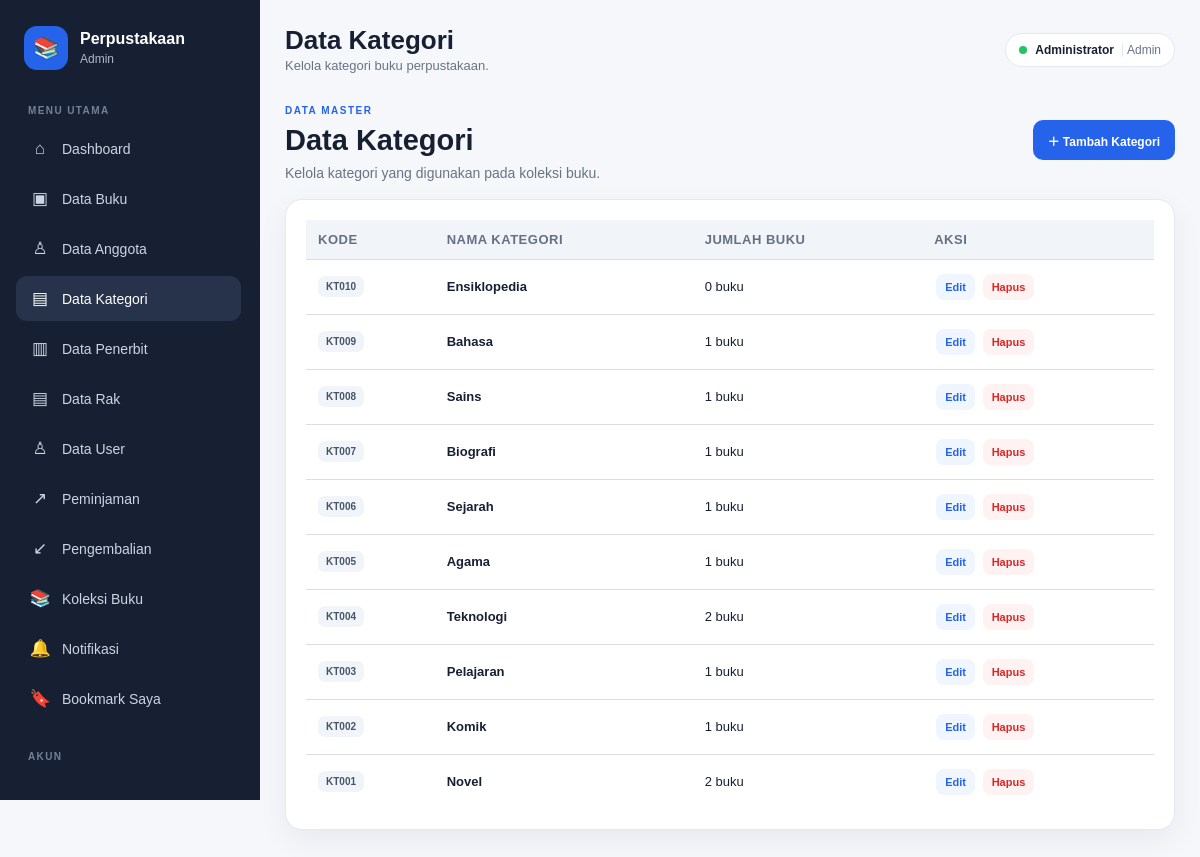
/kategori/index.php (signed in), run on the app's committed database.
### tables this page shows
CREATE TABLE `kategori` (
  `id` int(10) UNSIGNED NOT NULL,
  `kode_kategori` varchar(20) NOT NULL,
  `nama_kategori` varchar(100) NOT NULL
);

### config/app.php (called while the page is built, shortened)
<?php
function url($path = "")
{
  $path = ltrim($path, "/");
  return BASE_URL . ($path !== "" ? "/" . $path : "");
}
if (!function_exists("e")) {
  function e($value)
  {
    return htmlspecialchars((string) $value, ENT_QUOTES, "UTF-8");
  }
}

### kategori/index.php (the view, shortened to what this page needs)
<?php
require_once __DIR__ . '/../config/connection.php';
$rows = $conn->query(
    'SELECT k.id, k.kode_kategori, k.nama_kategori,
            COUNT(b.id) AS jumlah_buku
     FROM kategori k
     LEFT JOIN buku b ON b.kategori_id = k.id
     GROUP BY k.id, k.kode_kategori, k.nama_kategori
     ORDER BY k.id DESC'
);
require_once __DIR__ . '/../includes/layout_header.php';
?>
<section class="page-intro">
    <div>
        <span class="page-label">DATA MASTER</span>
        <h1>Data Kategori</h1>
        <p>Kelola kategori yang digunakan pada koleksi buku.</p>
    </div>
    <a href="<?= e(url('kategori/form.php')) ?>" class="btn primary">＋ Tambah Kategori</a>
</section>
<section class="panel">
    <div class="table-wrap">
        <table>
            <thead>
                <tr>
                    <th>Kode</th>
                    <th>Nama Kategori</th>
                    <th>Jumlah Buku</th>
                    <th>Aksi</th>
                </tr>
            </thead>
            <tbody>
            <?php if ($rows->num_rows): ?>
                <?php while ($row = $rows->fetch_assoc()): ?>
                    <tr>
                        <td data-label="Kode">
                            <span class="book-code"><?= e($row['kode_kategori']) ?></span>
                        </td>
                        <td data-label="Nama Kategori"><b><?= e($row['nama_kategori']) ?></b></td>
                        <td data-label="Jumlah Buku"><?= (int) $row['jumlah_buku'] ?> buku</td>
                        <td data-label="Aksi" class="actions-cell">
                            <a class="action edit" href="<?= e(url('kategori/form.php')) ?>?id=<?= (int) $row['id'] ?>">Edit</a>
                            <form method="post" class="inline-form" onsubmit="return confirm('Hapus kategori ini?')">
                                <button type="submit" class="action delete">Hapus</button>
                            </form>
                        </td>
                    </tr>
                <?php endwhile; ?>
            <?php else: ?>
                <tr><td colspan="4" class="empty">Belum ada kategori.</td></tr>
            <?php endif; ?>
            </tbody>
        </table>
    </div>
</section>
<?php require_once __DIR__ . '/../includes/layout_footer.php'; ?>

### assets/css/style.css (style rules this page uses)
* { box-sizing: border-box; margin: 0; padding: 0; }
:root { --nav: #172033; --nav-2: #26334a; --primary: #2563eb; --primary-dark: #1d4ed8; --bg: #f5f7fb; --white: #ffffff; --text: #172033; --muted: #687386; --border: #e4e9f0; --green: #047857; --red: #b91c1c; --orange: #c2410c; --shadow: 0 10px 30px rgba(15, 23, 42, 0.06); --shadow-hover: 0 15px 35px rgba(15, 23, 42, 0.10); --radius: 12px; --radius-lg: 17px; }
html { scroll-behavior: smooth; }
body { font-family: Arial, Helvetica, sans-serif; background: var(--bg); color: var(--text); min-height: 100vh; }
a { color: inherit; }
button, input, select, textarea { font-family: inherit; }
.hero-panel, .panel, .stat-card, .summary-card, .search-hero, .search-results { background: #ffffff; border: 1px solid var(--border); border-radius: var(--radius-lg); box-shadow: var(--shadow); }
.panel { padding: 20px; margin-bottom: 20px; }
.hero-panel h1, .page-intro h1, .search-hero h1 { font-size: 29px; line-height: 1.25; margin: 4px 0 7px; }
.hero-panel p, .page-intro p, .search-hero p { color: var(--muted); font-size: 14px; }
.page-label { display: inline-block; color: var(--primary); font-size: 10px; font-weight: 800; letter-spacing: 1.5px; }
.page-intro { display: flex; align-items: center; justify-content: space-between; gap: 20px; margin-bottom: 18px; }
.btn { display: inline-flex; align-items: center; justify-content: center; min-height: 40px; padding: 9px 14px; border: 1px solid transparent; border-radius: 10px; text-decoration: none; background: #eef2f7; color: #334155; font-weight: 700; font-size: 12px; cursor: pointer; transition: background 0.18s ease, transform 0.18s ease, filter 0.18s ease; }
.btn.primary { background: var(--primary); color: #ffffff; }
.table-wrap, .table-container { width: 100%; overflow-x: auto; -webkit-overflow-scrolling: touch; }
table { width: 100%; border-collapse: collapse; min-width: 760px; background: #ffffff; }
th, td { padding: 13px 12px; border-bottom: 1px solid var(--border); text-align: left; font-size: 12px; vertical-align: middle; }
th { background: #f8fafc; color: #667085; text-transform: uppercase; font-size: 10px; letter-spacing: 0.5px; white-space: nowrap; }
tbody tr:last-child td { border-bottom: 0; }
table th, table td { padding: 12px; border-bottom: 1px solid #ddd; text-align: left; font-size: 13px; }
table th { background: #f1f5f9; font-weight: bold; }
.book-code { display: inline-flex; padding: 5px 8px; border-radius: 7px; background: #f1f5f9; color: #475569; font-size: 10px; font-weight: 800; white-space: nowrap; }
.actions-cell { white-space: nowrap; }
.action { display: inline-flex; padding: 7px 9px; border-radius: 8px; text-decoration: none; font-size: 11px; font-weight: 700; margin: 2px; }
.action.edit { background: #eff6ff; color: var(--primary); }
.action.delete { background: #fef2f2; color: #dc2626; }
.inline-form { display: inline; margin: 0; padding: 0; }
.inline-form .action { border: 0; cursor: pointer; font-family: inherit; }

### data on the page
kategori: kode_kategori "KT010", nama_kategori "Ensiklopedia", jumlah_buku "0"
kategori: kode_kategori "KT009", nama_kategori "Bahasa", jumlah_buku "1"
kategori: kode_kategori "KT008", nama_kategori "Sains", jumlah_buku "1"
kategori: kode_kategori "KT007", nama_kategori "Biografi", jumlah_buku "1"
kategori: kode_kategori "KT006", nama_kategori "Sejarah", jumlah_buku "1"
kategori: kode_kategori "KT005", nama_kategori "Agama", jumlah_buku "1"
kategori: kode_kategori "KT004", nama_kategori "Teknologi", jumlah_buku "2"
kategori: kode_kategori "KT003", nama_kategori "Pelajaran", jumlah_buku "1"
kategori: kode_kategori "KT002", nama_kategori "Komik", jumlah_buku "1"
kategori: kode_kategori "KT001", nama_kategori "Novel", jumlah_buku "2"

### other printed values
$level ?: 'User' "Admin"
$pageTitle "Data Kategori"
$pageDescription "Kelola kategori buku perpustakaan."
$_SESSION['nama'] "Administrator"
$_SESSION['level'] "Admin"
